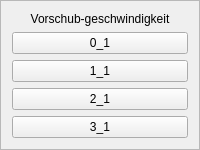
        <widget class="QFrame" name="frame_7">
         <property name="sizePolicy">
          <sizepolicy hsizetype="Ignored" vsizetype="Preferred">
           <horstretch>0</horstretch>
           <verstretch>0</verstretch>
          </sizepolicy>
         </property>
         <property name="frameShape">
          <enum>QFrame::StyledPanel</enum>
         </property>
         <property name="frameShadow">
          <enum>QFrame::Raised</enum>
         </property>
         <layout class="QVBoxLayout" name="verticalLayout_4">
          <item>
           <widget class="QLabel" name="feed_speed_l2">
            <property name="text">
             <string>Vorschub-geschwindigkeit</string>
            </property>
            <property name="alignment">
             <set>Qt::AlignCenter</set>
            </property>
            <property name="wordWrap">
             <bool>true</bool>
            </property>
           </widget>
          </item>
          <item>
           <widget class="QPushButton" name="pushButton_5">
            <property name="sizePolicy">
             <sizepolicy hsizetype="Preferred" vsizetype="Preferred">
              <horstretch>0</horstretch>
              <verstretch>0</verstretch>
             </sizepolicy>
            </property>
            <property name="text">
             <string>0_1</string>
            </property>
           </widget>
          </item>
          <item>
           <widget class="QPushButton" name="pushButton_6">
            <property name="sizePolicy">
             <sizepolicy hsizetype="Preferred" vsizetype="Preferred">
              <horstretch>0</horstretch>
              <verstretch>0</verstretch>
             </sizepolicy>
            </property>
            <property name="text">
             <string>1_1</string>
            </property>
           </widget>
          </item>
          <item>
           <widget class="QPushButton" name="pushButton_7">
            <property name="sizePolicy">
             <sizepolicy hsizetype="Preferred" vsizetype="Preferred">
              <horstretch>0</horstretch>
              <verstretch>0</verstretch>
             </sizepolicy>
            </property>
            <property name="text">
             <string>2_1</string>
            </property>
           </widget>
          </item>
          <item>
           <widget class="QPushButton" name="pushButton_8">
            <property name="sizePolicy">
             <sizepolicy hsizetype="Preferred" vsizetype="Preferred">
              <horstretch>0</horstretch>
              <verstretch>0</verstretch>
             </sizepolicy>
            </property>
            <property name="text">
             <string>3_1</string>
            </property>
           </widget>
          </item>
         </layout>
        </widget>
